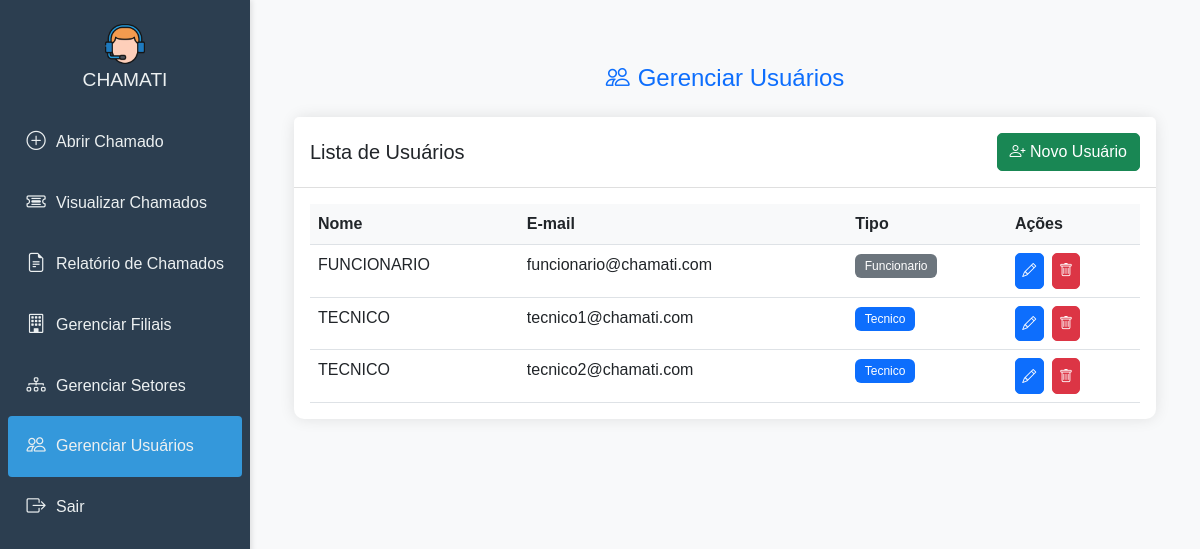
/views/admin/admin_usuario/gerenciar_usuario.php (signed in), run on the app's committed database.
### tables this page shows
CREATE TABLE `usuarios` (
  `id` int NOT NULL,
  `nome` varchar(100) NOT NULL,
  `email` varchar(100) NOT NULL,
  `senha_hash` varchar(255) NOT NULL,
  `tipo` enum('Tecnico','Funcionario') NOT NULL DEFAULT 'Funcionario',
  `status` enum('Ativo','Inativo') NOT NULL DEFAULT 'Ativo',
  `criado_em` timestamp NULL DEFAULT CURRENT_TIMESTAMP,
  `atualizado_em` timestamp NULL DEFAULT CURRENT_TIMESTAMP ON UPDATE CURRENT_TIMESTAMP
);

### database/conexaodb.php (called while the page is built, shortened)
<?php
class Database {
    private static $instance = null;
    private $conn;
    private function __construct() {
        try {
            $envFile = dirname(__DIR__) . '/.env';
            $env = parse_ini_file($envFile);
            $dsn = "mysql:host={$env['DB_HOST']};port={$env['DB_PORT']};dbname={$env['DB_NAME']};charset=utf8mb4";
            $options = [
                PDO::ATTR_ERRMODE => PDO::ERRMODE_EXCEPTION,
                PDO::ATTR_DEFAULT_FETCH_MODE => PDO::FETCH_ASSOC,
                PDO::ATTR_EMULATE_PREPARES => false,
            ];
            $this->conn = new PDO($dsn, $env['DB_USER'], $env['DB_PASS'], $options);
        } catch (PDOException $e) {
            die('Erro de conexão: ' . $e->getMessage());
        } catch (Exception $e) {
            die('Erro: ' . $e->getMessage());
        }
    }
    public static function getInstance() {
        if (self::$instance === null) {
            self::$instance = new self();
        }
        return self::$instance;
    }
    public function prepare($sql) {
        return $this->conn->prepare($sql);
    }
}

### views/admin/admin_usuario/gerenciar_usuario.php (the view, shortened to what this page needs)
<?php
require_once __DIR__ . '/../../../database/conexaodb.php';
$db = Database::getInstance();
$stmt = $db->prepare("
    SELECT id, nome, email, tipo, senha_hash
    FROM usuarios
    ORDER BY nome
");
$stmt->execute();
$usuarios = $stmt->fetchAll();
?>
<!DOCTYPE html>
<html lang="pt-br">
<head>
    <link href="https://cdn.jsdelivr.net/npm/bootstrap@5.3.0/dist/css/bootstrap.min.css" rel="stylesheet">
    <link href="https://cdn.jsdelivr.net/npm/bootstrap-icons@1.7.2/font/bootstrap-icons.css" rel="stylesheet">
    <link rel="stylesheet" href="/app_chamati/assets/css/gerenciar_usuario.css">
</head>
<body class="bg-light">
    <?php include_once __DIR__ . '/../../../includes/sidebar.php'; ?>
    <div class="content-wrapper">
        <div class="container-fluid">
            <div class="chamado-form-container">
                <h2 class="text-center mb-4 fs-4 text-primary">
                    <i class="bi bi-people me-2"></i>Gerenciar Usuários
                </h2>
                <div class="card">
                    <div class="card-header">
                        <div class="d-flex justify-content-between align-items-center flex-wrap gap-2">
                            <h5 class="mb-0 d-none d-sm-block">Lista de Usuários</h5>
                            <a href="/app_chamati/views/admin/admin_usuario/novo_usuario.php" class="btn btn-success">
                                <i class="bi bi-person-plus"></i> <span class="d-none d-sm-inline">Novo Usuário</span>
                            </a>
                        </div>
                    </div>
                    <div class="card-body p-0 p-sm-3">
                        <div class="table-responsive">
                            <table class="table table-hover mb-0">
                                <thead>
                                    <tr>
                                        <th>Nome</th>
                                        <th>E-mail</th>
                                        <th>Tipo</th>
                                        <th>Ações</th>
                                    </tr>
                                </thead>
                                <tbody>
                                    <?php foreach ($usuarios as $usuario): ?>
                                        <tr>
                                            <td data-label="Nome"><?php echo htmlspecialchars($usuario['nome']); ?></td>
                                            <td data-label="E-mail"><?php echo htmlspecialchars($usuario['email']); ?></td>
                                            <td data-label="Tipo">
                                                <span class="badge bg-<?php echo $usuario['tipo'] === 'Tecnico' ? 'primary' : 'secondary'; ?>">
                                                    <?php echo htmlspecialchars($usuario['tipo']); ?>
                                                </span>
                                            </td>
                                            <td data-label="Ações">
                                                <div class="table-actions">
                                                    <button class="btn btn-sm btn-primary" onclick="editarUsuario(<?php echo $usuario['id']; ?>)">
                                                        <i class="bi bi-pencil"></i>
                                                    </button>
                                                    <button class="btn btn-sm btn-danger" onclick="confirmarExclusao(<?php echo $usuario['id']; ?>)">
                                                        <i class="bi bi-trash"></i>
                                                    </button>
                                                </div>
                                            </td>
                                        </tr>
                                    <?php endforeach; ?>
                                </tbody>
                            </table>
                        </div>
                    </div>
                </div>
            </div>
        </div>
    </div>
</body>
</html>

### includes/sidebar.php (shortened to what this page needs)
<?php
require_once __DIR__ . '/components/Sidebar/Navigation.php';
$menuItems = [];
if ($_SESSION['usuario_tipo'] === 'Tecnico') {
    $menuItems = [
        [
            'icon' => 'bi bi-plus-circle',
            'text' => 'Abrir Chamado',
            'url' => '/app_chamati/views/chamados/abrir_chamado.php'
        ],
        [
            'icon' => 'bi bi-ticket-detailed',
            'text' => 'Visualizar Chamados',
            'url' => '/app_chamati/views/tecnico/listar_chamado_tecnico.php'
        ],
        [
            'icon' => 'bi bi-file-earmark-text',
            'text' => 'Relatório de Chamados',
            'url' => '/app_chamati/views/relatorio/relatorio_chamado_tecnico.php'
        ],
        [
            'icon' => 'bi bi-building',
            'text' => 'Gerenciar Filiais',
            'url' => '/app_chamati/views/admin/admin_filial/gerenciar_filial.php'
        ],
        [
            'icon' => 'bi bi-diagram-3',
            'text' => 'Gerenciar Setores',
            'url' => '/app_chamati/views/admin/admin_setor/gerenciar_setor.php'
        ],
        [
            'icon' => 'bi bi-people',
            'text' => 'Gerenciar Usuários',
            'url' => '/app_chamati/views/admin/admin_usuario/gerenciar_usuario.php'
        ]
    ];
}
$menuItems[] = [
    'icon' => 'bi bi-box-arrow-right',
    'text' => 'Sair',
    'url' => '/app_chamati/controller/login/logout.php'
];
?>
<div class="sidebar" id="sidebar">
    <div class="sidebar__header">
        <div class="sidebar__brand">
            <?php if ($_SESSION['usuario_tipo'] === 'Tecnico'): ?>
                <a href="/app_chamati/views/tecnico/dashboard_tecnico.php">
                    <img src="/app_chamati/assets/img/logo.png" alt="CHAMATI Logo" class="sidebar__logo">
                </a>
            <?php else: ?>
                <a href="/app_chamati/views/funcionario/dashboard_funcionario.php">
                    <img src="/app_chamati/assets/img/logo.png" alt="CHAMATI Logo" class="sidebar__logo">
                </a>
            <?php endif; ?>
            <h3 class="sidebar__title">CHAMATI</h3>
        </div>
    </div>
    <?php
    renderNavigation($menuItems, $_SERVER['PHP_SELF']);
    ?>
</div>

### includes/components/Sidebar/Navigation.php
<?php
function renderNavigation($menuItems, $currentUrl) {
    ?>
    <nav class="sidebar-nav">
        <ul class="sidebar-nav__list">
            <?php foreach ($menuItems as $item): ?>
                <li class="sidebar-nav__item">
                    <a href="<?php echo $item['url']; ?>"
                       class="nav-link <?php echo strpos($currentUrl, $item['url']) !== false ? 'nav-link--active' : ''; ?>">
                        <i class="<?php echo $item['icon']; ?>"></i>
                        <span class="nav-link__text"><?php echo $item['text']; ?></span>
                    </a>
                </li>
            <?php endforeach; ?>
        </ul>
    </nav>
    <?php
}
?>

### assets/css/gerenciar_usuario.css (style rules this page uses)
body { background-color: #f8f9fa; font-family: Arial, sans-serif; }
.content-wrapper { margin-left: 250px; padding: 20px; transition: margin-left 0.3s; }
.chamado-form-container { max-width: 1200px; margin: 2rem auto; padding: 20px; }
.card { box-shadow: 0 0 15px rgba(0, 0, 0, 0.1); border: none; border-radius: 10px; }
.card-header { background-color: #fff; border-bottom: 1px solid rgba(0, 0, 0, 0.125); padding: 1rem; }
.table { margin-bottom: 0; }
.table th { border-top: none; background-color: #f8f9fa; }
.btn { border-radius: 5px; }
.badge { padding: 0.5em 0.8em; font-weight: 500; }

### views/admin/admin_usuario/gerenciar_usuario.php (style rules this page uses)
.content-wrapper { position: relative; min-height: 100vh; padding: var(--spacing-xs); transition: padding-left 0.3s; z-index: 1; }
.chamado-form-container { max-width: 1200px; margin: 2rem auto; padding: 20px; }
.card { box-shadow: 0 0 15px rgba(0, 0, 0, 0.1); border: none; border-radius: 10px; }
.card-header { background-color: #fff; border-bottom: 1px solid rgba(0, 0, 0, 0.125); padding: 1rem; }
.table-actions { display: flex; gap: 0.5rem; justify-content: flex-start; }
.btn-sm { padding: 0.4rem; font-size: 0.875rem; }
@media (min-width: 992px) { .content-wrapper { margin-left: var(--sidebar-width); padding: var(--spacing-md); } }
@media (min-width: 992px) { .chamado-form-container { max-width: 1200px; padding: var(--spacing-md); } }
:root { --primary-color: #0056b3; --text-color: #333333; --bg-color: #f8f9fa; --card-bg: #ffffff; --border-color: rgba(0, 0, 0, 0.125); --spacing-xs: 0.5rem; --spacing-sm: 1rem; --spacing-md: 1.5rem; --spacing-lg: 2rem; --border-radius: 10px; --shadow: 0 0 15px rgba(0, 0, 0, 0.1); --sidebar-width: 250px; --sidebar-width-mobile: 60px; }

### includes/sidebar.php (style rules this page uses)
:root { --sidebar-width: 250px; --sidebar-width-mobile: 60px; --primary-color: #2c3e50; --secondary-color: #34495e; --accent-color: #3498db; --text-color: #ecf0f1; --text-muted: #95a5a6; --transition: all 0.3s ease; --border-radius: 4px; --spacing-xs: 0.25rem; --spacing-sm: 0.5rem; --spacing-md: 1rem; --spacing-lg: 1.5rem; --z-index-sidebar: 1000; }
.sidebar { width: var(--sidebar-width-mobile); height: 100vh; background-color: var(--primary-color); color: var(--text-color); position: fixed; left: 0; top: 0; z-index: var(--z-index-sidebar); padding: var(--spacing-xs); box-shadow: 2px 0 5px rgba(0,0,0,0.1); transition: var(--transition); overflow-x: hidden; overflow-y: auto; }
.sidebar__header { position: relative; padding: var(--spacing-sm); height: auto; min-height: 100px; }
.sidebar__brand { display: flex; flex-direction: column; align-items: center; gap: var(--spacing-xs); }
.sidebar__logo { width: 32px; height: 32px; object-fit: contain; }
.sidebar__title { display: block; margin: 0; font-size: 0.8rem; white-space: nowrap; color: var(--text-color); }
.sidebar-nav__list { list-style: none; padding: var(--spacing-xs) 0; margin: 0; }
.nav-link { display: flex; align-items: center; padding: var(--spacing-sm); color: var(--text-color); text-decoration: none; border-radius: var(--border-radius); transition: var(--transition); white-space: nowrap; }
.nav-link--active { background-color: var(--accent-color); }
.nav-link i { font-size: 1.2rem; min-width: 24px; text-align: center; }
.nav-link__text { display: none; margin-left: var(--spacing-sm); }
@media (min-width: 769px) { .sidebar { width: var(--sidebar-width); padding: var(--spacing-sm); } }
@media (min-width: 769px) { .sidebar__title, .user-profile__details, .nav-link__text { display: block; } }
@media (min-width: 769px) { .nav-link { padding: var(--spacing-md); } }
@media (min-width: 769px) { .sidebar__header { display: flex; flex-direction: column; align-items: center; justify-content: center; height: 100px; text-align: center; } }
@media (min-width: 769px) { .sidebar__brand { margin-top: 0; } }
@media (min-width: 769px) { .sidebar__logo { width: 40px; height: 40px; } }
@media (min-width: 769px) { .sidebar__title { font-size: 1.2rem; } }
@media (hover: none) { .sidebar { -webkit-overflow-scrolling: touch; } }
.sidebar__brand a { display: flex; align-items: center; justify-content: center; text-decoration: none; }

### data on the page
usuarios: nome "FUNCIONARIO", email "funcionario@chamati.com", tipo "Funcionario"
usuarios: nome "TECNICO", email "tecnico1@chamati.com", tipo "Tecnico"
usuarios: nome "TECNICO", email "tecnico2@chamati.com", tipo "Tecnico"

### other printed values
$item['text'] "Abrir Chamado"
$item['text'] "Visualizar Chamados"
$item['text'] "Relatório de Chamados"
$item['text'] "Gerenciar Filiais"
$item['text'] "Gerenciar Setores"
$item['text'] "Gerenciar Usuários"
$item['text'] "Sair"
